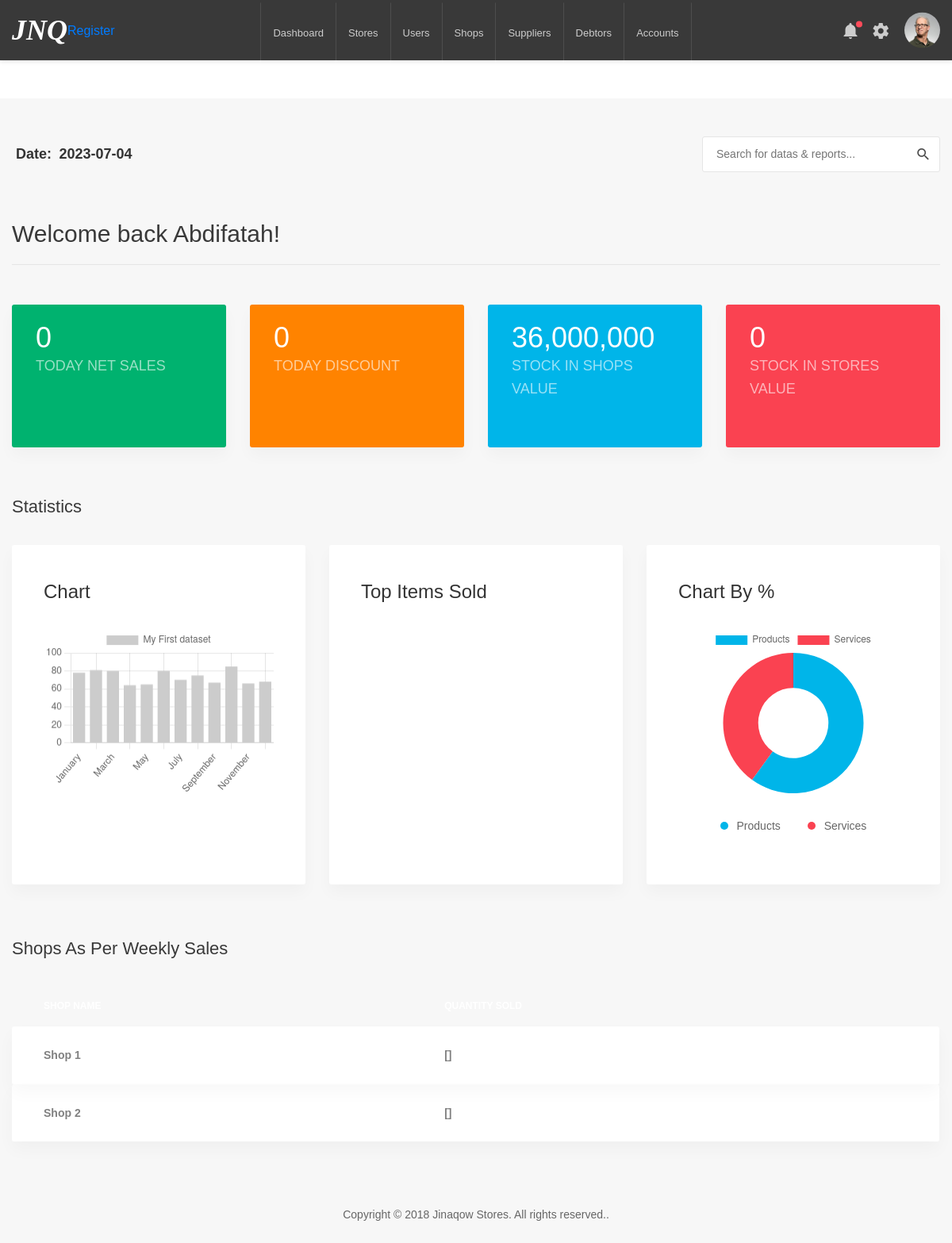
Page / (signed in) on the earlier database version.
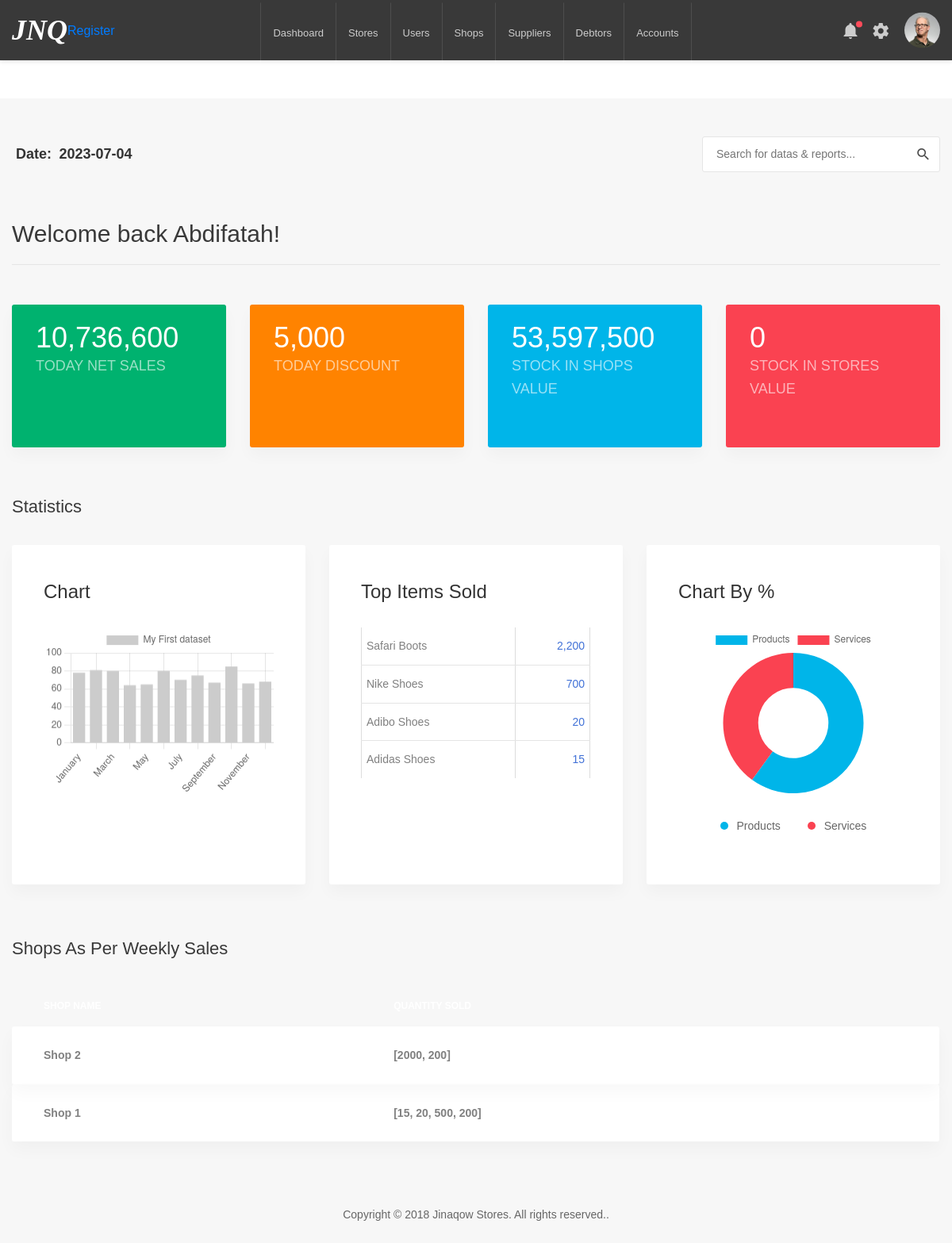
Same page on the later database version.
### inventory/models.py (models this page shows)
class Shop(db.Model):
    id = db.Column(db.Integer, primary_key=True)
    shop_name = db.Column(db.String(100), nullable=False, unique=True)
    location = db.Column(db.String(100), nullable=False)
    shopkeeper = db.Column(db.String(100), nullable=False)
    date_registered = db.Column(db.DateTime, default=datetime.now())
    user_id = db.Column(db.Integer, db.ForeignKey('user.id'))
    restock = db.relationship('Restock', backref='shop', lazy=True)
    sale = db.relationship('Sale', backref='shop', lazy=True)
    stock_in = db.relationship('StockOut', backref='shop', lazy=True)
    daily_count = db.relationship('DailyCount', backref='shop', lazy=True)
    stock_association = db.relationship('ShopStock', back_populates='shop')
    stocks = association_proxy("stock_association", "stock")

class StockSold(db.Model):
    id = db.Column(db.Integer, primary_key=True)
    item_name = db.Column(db.String(100), nullable=False)
    item_quantity = db.Column(db.Integer, nullable=False)
    item_discount = db.Column(db.Integer, nullable=False)
    item_value = db.Column(db.Integer, nullable=False)
    sale_id = db.Column(db.Integer, db.ForeignKey('sale.id'))

### inventory/routes.py (the view)
@app.route('/', methods=['GET', 'POST'])
@login_required
def home():
    current_date = datetime.now().date()
    shops = Shop.query.all()
    stock_value_list = []
    for shop in shops:
        shop_stock_value_list = []
        for item in shop.stocks:
            shop_stock_value_list.append(item.item_value)
        stock_value_list.append(sum(shop_stock_value_list))
    total_stock_value = sum(stock_value_list)
    store_stock = []
    stores = Store.query.all()
    for store in stores:
        for item in store.store_stock:
            store_stock.append(item.item_value)
    total_store_stock = sum(store_stock)
    sales_value_list = []
    discount_list = []
    sales = Sale.query.filter(func.date(Sale.date_sold == current_date)).all()
    for sale in sales:
        sales_value_list.append(sale.sales_value)
        discount_list.append(sale.sales_discount)
    total_sales_value = sum(sales_value_list)
    total_discount = sum(discount_list)
    top_items_sold = StockSold.query.order_by(StockSold.item_quantity.desc(), StockSold.item_name).all()
    top_items_sold_lookup = {}
    for item in top_items_sold:
        if item.item_name not in top_items_sold_lookup:
            top_items_sold_lookup[item.item_name] = item.item_quantity
        else:
            new_quantity = top_items_sold_lookup[item.item_name] + item.item_quantity
            top_items_sold_lookup[item.item_name] = new_quantity
    sorted_top_items_sold_lookup = dict(sorted(top_items_sold_lookup.items(), key=lambda x:x[1], reverse=True))
    top_5_items_sold = dict(itertools.islice(sorted_top_items_sold_lookup.items(), 5))
    shop_sales_lookup = {}
    time_range = datetime.now() - timedelta(days=7)
    for shop in shops:
        shop_sales_lookup[shop.shop_name] = []  # Initialize the list for each shop
        weekly_sales = Sale.query.filter(Sale.date_sold >= time_range).all()
        if weekly_sales:
            for sale in weekly_sales:
                if sale.shop_id == shop.id:  # Check if the sale belongs to the current shop
                    if shop.shop_name in shop_sales_lookup:
                        shop_sales_lookup[shop.shop_name].append(sum([item.item_quantity for item in sale.sale_items]))
                    else:
                        shop_sales_lookup[shop.shop_name] = sum([item.item_quantity for item in sale.sale_items])
    sorted_total_shop_sales_lookup = dict(sorted(shop_sales_lookup.items(), key=lambda x:x[1], reverse=True))
    return render_template('home.html', current_date=current_date, total_stock_value=total_stock_value, total_store_stock=total_store_stock,
                           total_sales_value=total_sales_value, total_discount=total_discount, top_5_items_sold=top_5_items_sold,
                           sorted_total_shop_sales_lookup=sorted_total_shop_sales_lookup)

### inventory/models.py (called while the page is built)
@login_manager.user_loader
def load_user(user_id):
    return User.query.get(int(user_id))

### inventory/templates/home.html (shortened to what the changed rows need)
{% extends 'layout.html' %}
{% block content %}
        <div class="page-content--bgf7">
            <section class="welcome p-t-10">
                <div class="container">
                    <div class="row">
                        <div class="col-md-12">
                            <h1 class="title-4">Welcome back
                                <span>Abdifatah!</span>
                            </h1>
                        </div>
                    </div>
                </div>
            </section>
            <section class="statistic statistic2">
                <div class="container">
                    <div class="row">
                        <div class="col-md-6 col-lg-3">
                            <div class="statistic__item statistic__item--green">
                                <h2 class="number">{{ "{:,}".format(total_sales_value)}}</h2>
                                <span class="desc">Today Net Sales</span>
                            </div>
                        </div>
                        <div class="col-md-6 col-lg-3">
                            <div class="statistic__item statistic__item--orange">
                                <h2 class="number">{{ "{:,}".format(total_discount)}}</h2>
                                <span class="desc">Today Discount</span>
                            </div>
                        </div>
                        <div class="col-md-6 col-lg-3">
                            <div class="statistic__item statistic__item--blue">
                                <h2 class="number">{{ "{:,}".format(total_stock_value)}}</h2>
                                <span class="desc">Stock in Shops Value</span>
                            </div>
                        </div>
                        <div class="col-md-6 col-lg-3">
                            <div class="statistic__item statistic__item--red">
                                <h2 class="number">{{ "{:,}".format(total_store_stock) }}</h2>
                            </div>
                        </div>
                    </div>
                </div>
            </section>
            <section class="statistic-chart">
                <div class="container">
                    <div class="row">
                        <div class="col-md-6 col-lg-4">
                            <div class="top-campaign" style="height: 90%">
                                <div class="table-responsive">
                                    <table class="table table-top-campaign">
                                        <tbody>
                                            {% for key, value in top_5_items_sold.items() %}
                                                <tr>
                                                    <td>{{ key }}</td>
                                                    <td>{{ "{:,}".format(value) }}</td>
                                                </tr>
                                            {% endfor %}
                                        </tbody>
                                    </table>
                                </div>
                            </div>
                        </div>
                    </div>
                </div>
            </section>
            <section class="p-t-20">
                <div class="container">
                    <div class="row">
                        <div class="col-md-12">
                            <div class="table-responsive table-responsive-data2">
                                <table class="table table-data2">
                                    <thead>
                                        <tr>
                                            <th class="text-white">Shop Name</th>
                                            <th class="text-white">Quantity Sold</th>
                                        </tr>
                                    </thead>
                                    <tbody>
                                        {% for key, value in sorted_total_shop_sales_lookup.items() %}
                                            <tr class="tr-shadow">
                                                <td><strong>{{ key }}</strong></td>
                                                <td>
                                                    <strong>{{ value }}</strong>
                                                </td>
                                            </tr>
                                        {% endfor %}
                                    </tbody>
                                </table>
                            </div>
                        </div>
                    </div>
                </div>
            </section>
        </div>
{% endblock content%}

Differences in the rows shown:
added StockSold: item_name "Safari Boots", value "2,200"
added StockSold: item_name "Nike Shoes", value "700"
added StockSold: item_name "Adibo Shoes", item_quantity "20"
added StockSold: item_name "Adidas Shoes", item_quantity "15"
changed Shop "Shop 2": value "[]" → "[2000, 200]"; moves up the list
changed Shop "Shop 1": value "[]" → "[15, 20, 500, 200]"
Other differences:
{{ "{:,}".format(total_sales_value) }}: "0" → "10,736,600"
{{ "{:,}".format(total_discount) }}: "0" → "5,000"
{{ "{:,}".format(total_stock_value) }}: "36,000,000" → "53,597,500"
